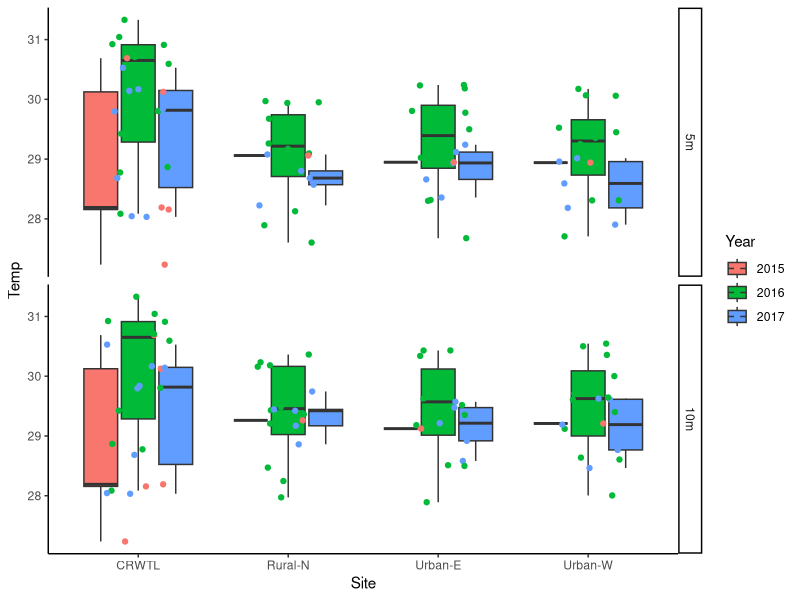
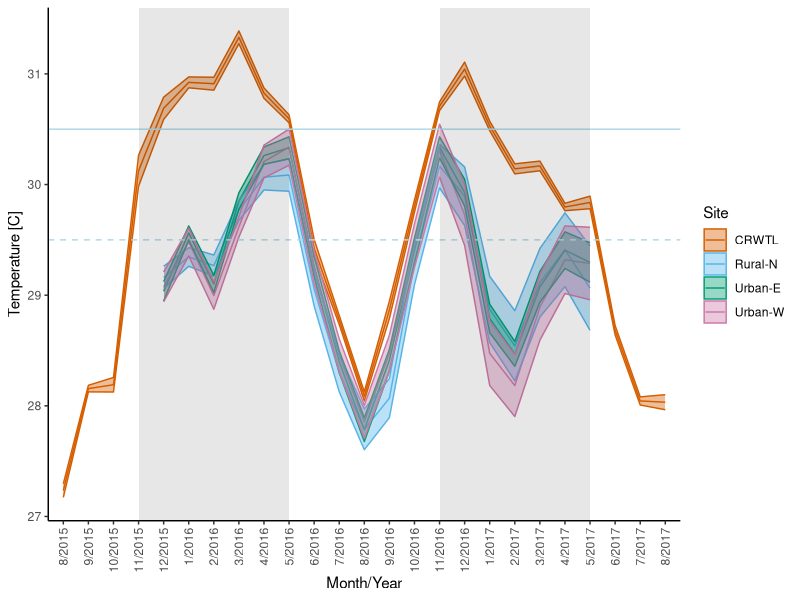
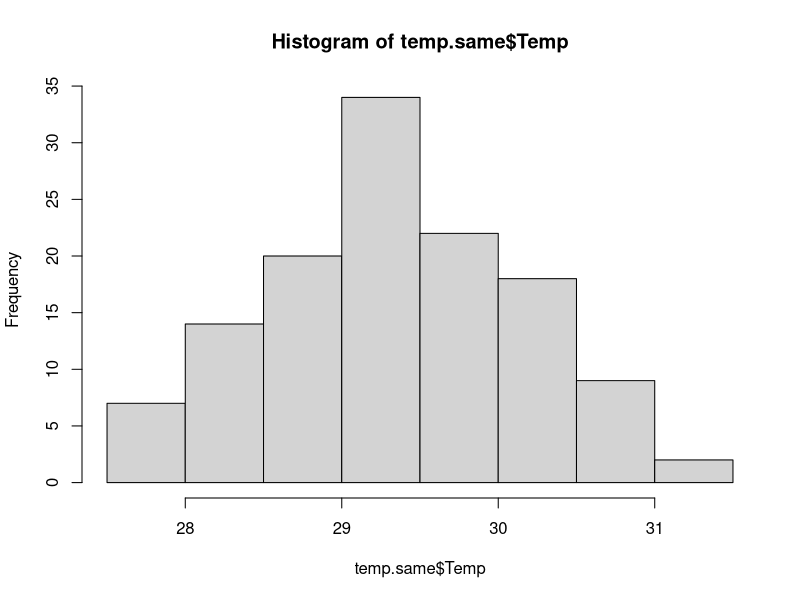
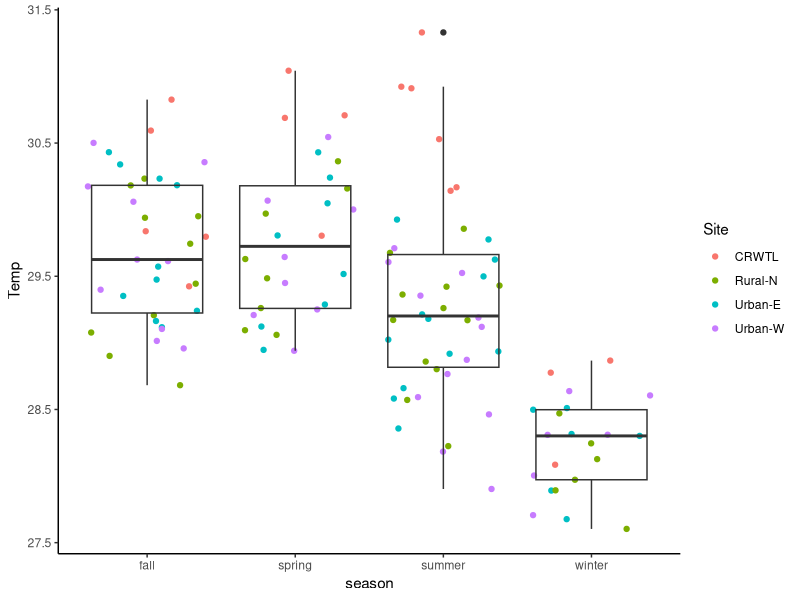
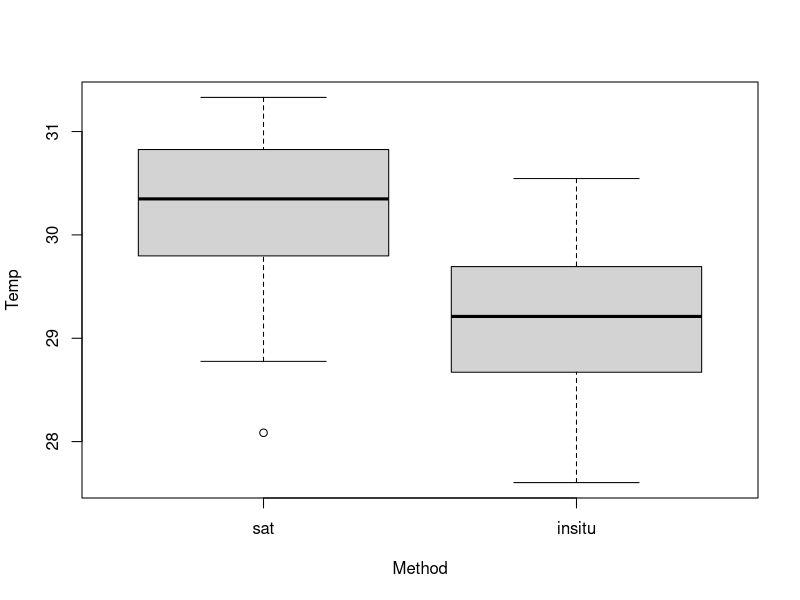
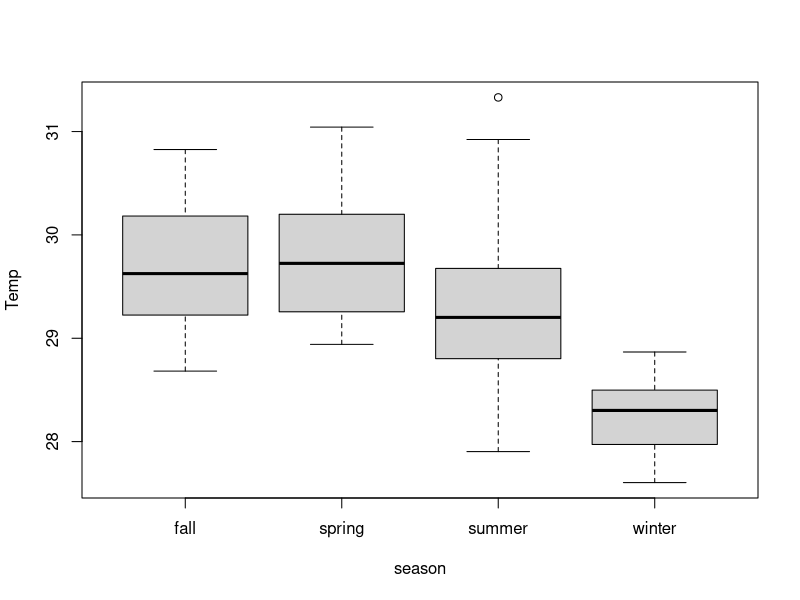
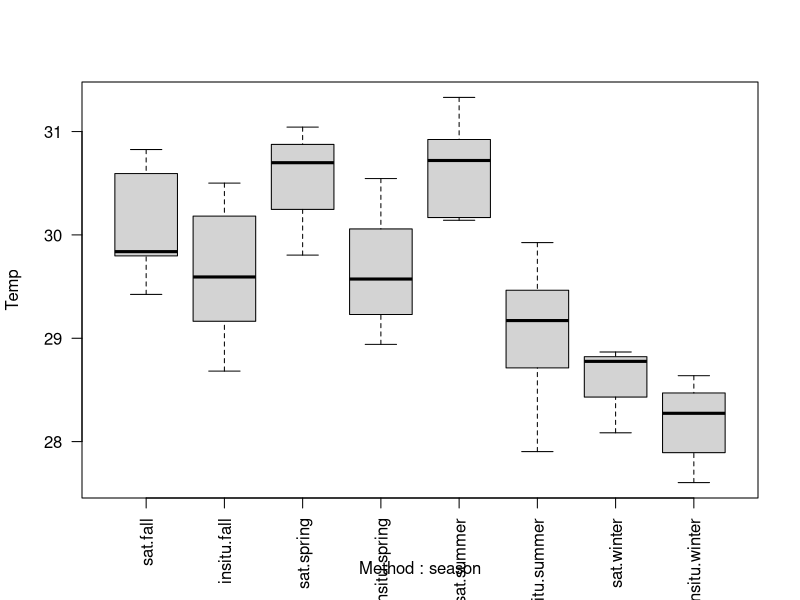
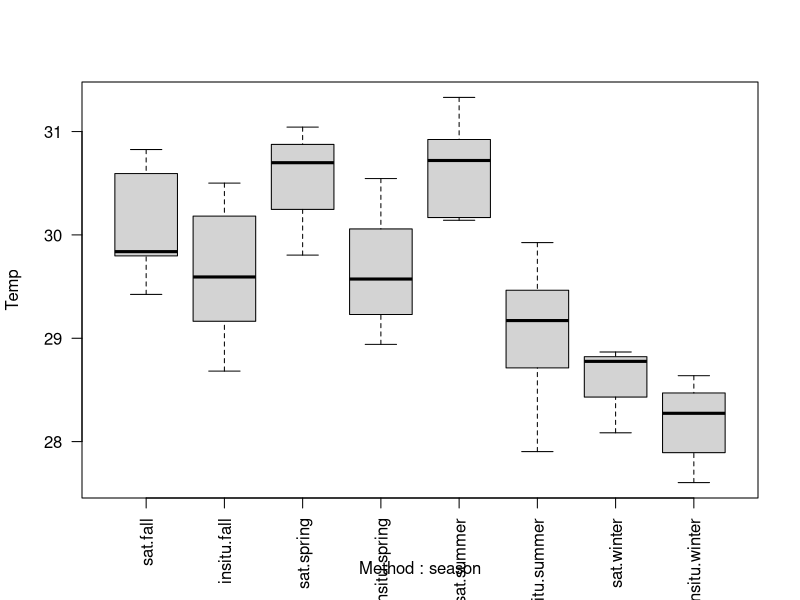

These charts were generated, in order, by the following R code:
## ---- chunk 1
knitr::opts_chunk$set(echo = TRUE)

library(tidyverse)
library(here)
## ---- chunk 2
temp <- read_csv(here::here("data/alltemp_TL_data.csv")) %>% 
   mutate_if(is.character, as.factor)
head(temp)

temp$m.y <- as.factor(paste(temp$Month, temp$Year, sep = "/")) #rewrite m.y as month/year
temp$Month <- as.factor(temp$Month)
temp$Year <- as.factor(temp$Year)
temp$Depth <- as.factor(temp$Depth)
temp$Depth <- relevel(temp$Depth, ref = '5m')

# relevel Month/yr in correct order
levels(temp$m.y)

temp$m.y = factor(temp$m.y,levels(temp$m.y)[c(21,24,3,5,7,1,9,11,13,15,17,19,22,25,4,6,8,2,10,12,14,16,18,20,23)])
## ---- chunk 3
ggplot(temp, aes(x = Site, y = Temp, fill = Year)) +
   facet_grid(Depth~.)+
    geom_boxplot() +
   geom_point(aes(color = Year), position = position_jitter(0.21)) +
    theme_classic()
## ---- chunk 4
season <- data.frame(Month = 1:12, season = rep(c("summer", "fall", "winter", "spring"), each = 3))
season$Month <- as.factor(season$Month)
season

method <- data.frame(Site = c("Rural-N", "Urban-E", "Urban-W", "CRWTL"), Method = c("insitu", "insitu", "insitu", "sat"))
method

# subset out data with both CRW and logger temperature data
temp.same <- temp %>% filter(m.y != "8/2015" & m.y != "9/2015" & m.y != "10/2015" & m.y != "11/2015" & m.y != "6/2017" & m.y != "7/2017" & m.y != "8/2017") %>% 
  inner_join(season, by = 'Month') %>% 
   inner_join(method, by = 'Site') %>% 
   mutate_if(is.character, as.factor)

# remove CRW for one depth used for plot
temp.same <- temp.same[-which(temp.same$Site == 'CRWTL' & temp.same$Depth == '10m'),] #

# relevel method so sat is reference
temp.same$Method <- relevel(temp.same$Method, ref = "sat")

head(temp.same)
## ---- chunk 5
crw <- temp %>% 
   filter( Site == "CRWTL") %>% 
   dplyr::select(Site, m.y, Temp, sd, se)
colnames(crw) <- c("Site", "m.y", "siteave", "SD", "SE")
crw
## ---- chunk 6
temp.same %>% 
   filter(Method != "sat") %>% 
   select(-N, -sd, -se, -ci) %>% 
   pivot_wider(names_from = Depth,
               values_from = Temp) %>% 
   mutate(diff = `5m` - `10m`) %>% 
   group_by(Site) %>% 
   summarize(avediff = mean(diff)) %>% 
   summarize(diff = mean(avediff), SE = sd(avediff))
## ---- chunk 7
temp.avelog <- temp.same %>% 
   filter(Method != "sat") %>% 
   group_by(Site, m.y) %>% 
   dplyr::summarise(siteave = mean(Temp), SD = sd(Temp), SE = SD/sqrt(n())) #, N = n())

temp.avelog

alltemp <- rbind(temp.avelog, crw)
alltemp
## ---- chunk 8
start <-  c("11/2015", "11/2016")
end <-  c("5/2016", "5/2017")

cbPalette <- c("#D55E00", "#56B4E9", "#009E73",  "#CC79A7")

ggplot(alltemp, mapping= aes(m.y, siteave, group = Site, color = Site)) +
   geom_line()+
   geom_ribbon(aes(m.y, siteave, ymax= siteave+(SE), ymin= siteave-(SE), fill = Site),
               alpha = 0.4) + 
   scale_color_manual( values = cbPalette) +
   scale_fill_manual(values = cbPalette) +
   theme_classic() +
 #  ggtitle("Coral Reef Watch - In Situ Temperature Monthly Mean + SE") +
   xlab("Month/Year") + ylab("Temperature [C]") +
   theme(axis.text.x = element_text(angle = 90, hjust = 1, vjust = 0.5)) +
      geom_hline(yintercept = 29.5, color = "light blue", linetype = 2) +
   geom_hline(yintercept = 30.5, color = "light blue")  +
   annotate("rect", xmin = '11/2015', xmax = '5/2016', ymin = -Inf, ymax = Inf,
           alpha = .1,fill = "gray10") +
   annotate("rect", xmin = '11/2016', xmax = '5/2017', ymin = -Inf, ymax = Inf,
           alpha = .1,fill = "gray10")

ggsave(here::here("figures/Fig7_line_TLtemp.jpg"), width = 7, height = 4)
## ---- chunk 9
hist(temp.same$Temp)
## ---- chunk 10
site.lm <- lm(Temp~Site * season, data = temp.same)
library(car)
Anova(site.lm)
library(emmeans)
emmeans(site.lm, list(pairwise ~ season), adjust = "tukey")
emmeans(site.lm, list(pairwise ~ Site), adjust = "tukey")
## ---- chunk 11
site.lm2 <- lm(Temp~Site * season, data = temp.same, contrasts = list(Method = contr.sum, season = contr.sum))
library(car)
Anova(site.lm2, type = 'III')
library(emmeans)
emmeans(site.lm2, list(pairwise ~ season), adjust = "tukey")
emmeans(site.lm2, list(pairwise ~ Site), adjust = "tukey")
## ---- chunk 12
ggplot(temp.same, aes(season, Temp)) + 
   geom_jitter(aes(color = Site)) +
   geom_boxplot(fill = NA) + 
   theme_classic()
## ---- chunk 13
method.lm <- lm(Temp~Method*season, data = temp.same)
Anova(method.lm)

emmeans(method.lm, list(pairwise ~ season), adjust = "tukey")
emmeans(method.lm, list(pairwise ~ Method), adjust = "tukey")
emmeans(method.lm, list(pairwise ~ Method:season), adjust = "tukey")

boxplot(Temp~Method, data = temp.same)
boxplot(Temp~season, data = temp.same)
boxplot(Temp~Method:season, data = temp.same, las = 2)
## ---- chunk 14
method.lm <- lm(Temp~Method*season, data = temp.same, contrasts = list(Method = contr.sum, season = contr.sum))
Anova(method.lm, type = 'III')

emmeans(method.lm, list(pairwise ~ season), adjust = "tukey")
emmeans(method.lm, list(pairwise ~ Method), adjust = "tukey")
emmeans(method.lm, list(pairwise ~ Method:season), adjust = "tukey")

boxplot(Temp~Method:season, data = temp.same, las = 2)

library(ggeffects)
plotdat <- method.lm %>% 
   ggemmeans(~ Method:season) %>% 
   as.data.frame() 

levels(plotdat$group)
plotdat$group <- ordered(plotdat$group, 
                         levels = c("summer", "fall", "winter", "spring"))

ggplot(plotdat, aes(x = group, y = predicted, color = x)) +
   geom_point() +
   geom_errorbar(aes(ymin = conf.low, ymax = conf.high),
                 width = 0.2) +
   theme_classic() +
   scale_x_discrete(breaks = c("summer", "fall", "winter", "spring"),
                    labels = c("Summer", "Fall", "Winter", "Spring")) +
   scale_color_discrete(name = "Method",
                        breaks = c("sat", "insitu"),
                        labels = c("CRWTL", "In Situ")) +
   xlab("Austral Season") +
   ylab("Mean Temperature [C]") +
   geom_hline(yintercept = 29.5,
              linetype = "dashed",
              color = "lightblue") +
   geom_hline(yintercept = 30.5,
              color = "lightblue")


## ---- chunk 15
ggplot(temp.same, aes(season, Temp)) + 
   geom_jitter(aes(color = Method)) +
   geom_boxplot(fill = NA) + 
   theme_classic()

ggplot(temp.same, aes(season, Temp, color = Method)) + 
   geom_point() +
 #  geom_errorbar(aes(ymin = Temp - ci, ymax = Temp + ci))
   geom_line(width = 0.2) +
   theme_classic()


## ---- chunk 16
temp.same %>% 
   group_by(Method, season) %>% 
   dplyr::summarize(avetemp = mean(Temp), 
                    SDtemp = sd(Temp), 
                    SEtemp = sd(Temp)/sqrt(n()))
## ---- chunk 17
logger <- filter(temp.same, temp.same$Method != 'sat') %>% droplevels()
head(logger)
## ---- chunk 18
log.lm <- lm(Temp ~ Site * Depth + factor(Month)/factor(Year), data = logger)
Anova(log.lm)
plot(log.lm)

emmeans(log.lm, list(pairwise ~ factor(Month):factor(Year)), adjust = "tukey")
emmeans(log.lm, list(pairwise ~ Site:Depth), adjust = "tukey")

boxplot(Temp~Depth, data = logger)
boxplot(Temp~Site, data = logger)
boxplot(Temp~Month, data = logger)

logger$Ym <- interaction(logger$Year, logger$Month)
boxplot(Temp~Ym, data = logger, las = 2)
## ---- chunk 19
log.lm.nodepth <- lm(Temp ~ Site + factor(Month)/factor(Year), data = logger)
Anova(log.lm.nodepth)
plot(log.lm.nodepth)

emmeans(log.lm.nodepth, list(pairwise ~ factor(Month):factor(Year)), adjust = "tukey")
emmeans(log.lm.nodepth, list(pairwise ~ Site), adjust = "tukey")

boxplot(Temp~Site, data = logger)
boxplot(Temp~Month, data = logger)

logger$Ym <- interaction(logger$Year, logger$Month)
boxplot(Temp~Ym, data = logger, las = 2)
## ---- chunk 20
sitedepth.ave <- logger %>% 
   group_by(Site,Depth) %>% 
   dplyr::summarize(ave = mean(Temp), SD = sd(Temp), se = SD/sqrt(n()))
sitedepth.ave

logger %>% 
   group_by(Month, Year) %>% 
   dplyr::summarize(ave = mean(Temp), SD = sd(Temp), se = SD/sqrt(n()))
## ---- chunk 21
sitedepth.diff <- sitedepth.ave %>% 
   select(Site, Depth, ave) %>% 
   spread(Depth, ave) %>% 
   mutate(diff = `10m` - `5m`)
sitedepth.diff
ave(sitedepth.diff$diff)
